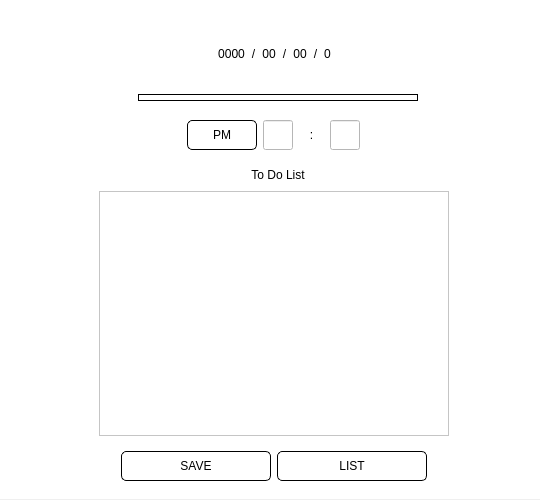
<?xml version="1.0" encoding="UTF-8"?>
<ui version="4.0">
 <class>sub</class>
 <widget class="QWidget" name="sub">
  <property name="geometry">
   <rect>
    <x>0</x>
    <y>0</y>
    <width>540</width>
    <height>500</height>
   </rect>
  </property>
  <property name="minimumSize">
   <size>
    <width>540</width>
    <height>500</height>
   </size>
  </property>
  <property name="maximumSize">
   <size>
    <width>540</width>
    <height>500</height>
   </size>
  </property>
  <property name="windowTitle">
   <string>Form</string>
  </property>
  <widget class="QFrame" name="verticalFrame">
   <property name="geometry">
    <rect>
     <x>-1</x>
     <y>-1</y>
     <width>550</width>
     <height>500</height>
    </rect>
   </property>
   <property name="styleSheet">
    <string notr="true">background-color: rgb(255, 255, 255);</string>
   </property>
   <layout class="QVBoxLayout" name="verticalLayout">
    <item>
     <spacer name="verticalSpacer">
      <property name="orientation">
       <enum>Qt::Vertical</enum>
      </property>
      <property name="sizeHint" stdset="0">
       <size>
        <width>20</width>
        <height>40</height>
       </size>
      </property>
     </spacer>
    </item>
    <item alignment="Qt::AlignHCenter">
     <widget class="QFrame" name="horizontalFrame_4">
      <property name="minimumSize">
       <size>
        <width>350</width>
        <height>50</height>
       </size>
      </property>
      <property name="maximumSize">
       <size>
        <width>350</width>
        <height>50</height>
       </size>
      </property>
      <property name="styleSheet">
       <string notr="true">background-color: rgb(255, 255, 255);</string>
      </property>
      <layout class="QHBoxLayout" name="horizontalLayout_6">
       <item>
        <spacer name="horizontalSpacer">
         <property name="orientation">
          <enum>Qt::Horizontal</enum>
         </property>
         <property name="sizeHint" stdset="0">
          <size>
           <width>50</width>
           <height>50</height>
          </size>
         </property>
        </spacer>
       </item>
       <item>
        <widget class="QLabel" name="text_year">
         <property name="styleSheet">
          <string notr="true">font: 81 12pt &quot;나눔스퀘어 Bold&quot;;</string>
         </property>
         <property name="text">
          <string>0000</string>
         </property>
         <property name="alignment">
          <set>Qt::AlignCenter</set>
         </property>
        </widget>
       </item>
       <item>
        <widget class="QLabel" name="year_label">
         <property name="styleSheet">
          <string notr="true">font: 81 12pt &quot;나눔스퀘어&quot;;</string>
         </property>
         <property name="text">
          <string>/</string>
         </property>
         <property name="alignment">
          <set>Qt::AlignCenter</set>
         </property>
        </widget>
       </item>
       <item>
        <widget class="QLabel" name="text_month">
         <property name="styleSheet">
          <string notr="true">font: 81 12pt &quot;나눔스퀘어 Bold&quot;;</string>
         </property>
         <property name="text">
          <string>00</string>
         </property>
         <property name="alignment">
          <set>Qt::AlignCenter</set>
         </property>
        </widget>
       </item>
       <item>
        <widget class="QLabel" name="month_label">
         <property name="styleSheet">
          <string notr="true">font: 81 12pt &quot;나눔스퀘어&quot;;</string>
         </property>
         <property name="text">
          <string>/</string>
         </property>
         <property name="alignment">
          <set>Qt::AlignCenter</set>
         </property>
        </widget>
       </item>
       <item>
        <widget class="QLabel" name="text_day">
         <property name="styleSheet">
          <string notr="true">font: 81 12pt &quot;나눔스퀘어 Bold&quot;;</string>
         </property>
         <property name="text">
          <string>00</string>
         </property>
         <property name="alignment">
          <set>Qt::AlignCenter</set>
         </property>
        </widget>
       </item>
       <item>
        <widget class="QLabel" name="day_label">
         <property name="styleSheet">
          <string notr="true">font: 81 12pt &quot;나눔스퀘어&quot;;</string>
         </property>
         <property name="text">
          <string>/</string>
         </property>
         <property name="alignment">
          <set>Qt::AlignCenter</set>
         </property>
        </widget>
       </item>
       <item>
        <widget class="QLabel" name="text_week">
         <property name="styleSheet">
          <string notr="true">font: 81 12pt &quot;나눔스퀘어 Bold&quot;;</string>
         </property>
         <property name="text">
          <string>0</string>
         </property>
         <property name="alignment">
          <set>Qt::AlignCenter</set>
         </property>
        </widget>
       </item>
       <item>
        <spacer name="horizontalSpacer_2">
         <property name="orientation">
          <enum>Qt::Horizontal</enum>
         </property>
         <property name="sizeHint" stdset="0">
          <size>
           <width>50</width>
           <height>50</height>
          </size>
         </property>
        </spacer>
       </item>
      </layout>
     </widget>
    </item>
    <item alignment="Qt::AlignHCenter">
     <widget class="QFrame" name="horizontalFrame_1">
      <property name="minimumSize">
       <size>
        <width>540</width>
        <height>20</height>
       </size>
      </property>
      <property name="maximumSize">
       <size>
        <width>540</width>
        <height>20</height>
       </size>
      </property>
      <property name="styleSheet">
       <string notr="true">background-color: rgb(255, 255, 255);</string>
      </property>
      <layout class="QHBoxLayout" name="horizontalLayout_3">
       <item>
        <widget class="QLabel" name="color_line_2">
         <property name="minimumSize">
          <size>
           <width>280</width>
           <height>7</height>
          </size>
         </property>
         <property name="maximumSize">
          <size>
           <width>280</width>
           <height>7</height>
          </size>
         </property>
         <property name="styleSheet">
          <string notr="true">background-color: rgb(255, 255, 255);
border-radius: 5px;
border-style: solid;
border-width: 1px;
border-color: rgb(0, 0, 0);</string>
         </property>
         <property name="text">
          <string/>
         </property>
        </widget>
       </item>
      </layout>
     </widget>
    </item>
    <item alignment="Qt::AlignHCenter">
     <widget class="QFrame" name="horizontalFrame_2">
      <property name="maximumSize">
       <size>
        <width>540</width>
        <height>50</height>
       </size>
      </property>
      <property name="styleSheet">
       <string notr="true">background-color: rgb(255, 255, 255);</string>
      </property>
      <layout class="QHBoxLayout" name="horizontalLayout_4">
       <item>
        <spacer name="horizontalSpacer_5">
         <property name="orientation">
          <enum>Qt::Horizontal</enum>
         </property>
         <property name="sizeHint" stdset="0">
          <size>
           <width>20</width>
           <height>20</height>
          </size>
         </property>
        </spacer>
       </item>
       <item>
        <widget class="QPushButton" name="am_or_pm_toggle_button">
         <property name="minimumSize">
          <size>
           <width>70</width>
           <height>30</height>
          </size>
         </property>
         <property name="maximumSize">
          <size>
           <width>70</width>
           <height>30</height>
          </size>
         </property>
         <property name="styleSheet">
          <string notr="true">font: 75 10pt &quot;나눔스퀘어 Bold&quot;;
background-color: rgb(255, 255, 255);
border-radius: 5px;
border-style: solid;
border-width: 1px;
border-color: rgb(0, 0, 0);</string>
         </property>
         <property name="text">
          <string>PM</string>
         </property>
        </widget>
       </item>
       <item>
        <widget class="QLineEdit" name="set_time_hours">
         <property name="minimumSize">
          <size>
           <width>30</width>
           <height>30</height>
          </size>
         </property>
         <property name="maximumSize">
          <size>
           <width>30</width>
           <height>30</height>
          </size>
         </property>
        </widget>
       </item>
       <item>
        <widget class="QLabel" name="colon_label">
         <property name="minimumSize">
          <size>
           <width>25</width>
           <height>20</height>
          </size>
         </property>
         <property name="maximumSize">
          <size>
           <width>25</width>
           <height>30</height>
          </size>
         </property>
         <property name="styleSheet">
          <string notr="true">font: 75 9pt &quot;나눔바른펜&quot;;</string>
         </property>
         <property name="text">
          <string>:</string>
         </property>
         <property name="alignment">
          <set>Qt::AlignCenter</set>
         </property>
        </widget>
       </item>
       <item>
        <widget class="QLineEdit" name="set_time_minutes">
         <property name="minimumSize">
          <size>
           <width>30</width>
           <height>30</height>
          </size>
         </property>
         <property name="maximumSize">
          <size>
           <width>30</width>
           <height>30</height>
          </size>
         </property>
        </widget>
       </item>
       <item>
        <spacer name="horizontalSpacer_6">
         <property name="orientation">
          <enum>Qt::Horizontal</enum>
         </property>
         <property name="sizeHint" stdset="0">
          <size>
           <width>20</width>
           <height>20</height>
          </size>
         </property>
        </spacer>
       </item>
      </layout>
     </widget>
    </item>
    <item alignment="Qt::AlignHCenter|Qt::AlignVCenter">
     <widget class="QLabel" name="set_task_text_label">
      <property name="minimumSize">
       <size>
        <width>540</width>
        <height>20</height>
       </size>
      </property>
      <property name="maximumSize">
       <size>
        <width>540</width>
        <height>20</height>
       </size>
      </property>
      <property name="styleSheet">
       <string notr="true">font: 75 9pt &quot;나눔바른펜&quot;;</string>
      </property>
      <property name="text">
       <string>To Do List</string>
      </property>
      <property name="alignment">
       <set>Qt::AlignCenter</set>
      </property>
     </widget>
    </item>
    <item alignment="Qt::AlignHCenter|Qt::AlignVCenter">
     <widget class="QTextEdit" name="set_task_text">
      <property name="minimumSize">
       <size>
        <width>350</width>
        <height>245</height>
       </size>
      </property>
      <property name="maximumSize">
       <size>
        <width>350</width>
        <height>245</height>
       </size>
      </property>
      <property name="styleSheet">
       <string notr="true">font: 75 10pt &quot;나눔스퀘어&quot;;</string>
      </property>
     </widget>
    </item>
    <item alignment="Qt::AlignHCenter|Qt::AlignVCenter">
     <widget class="QFrame" name="horizontalFrame_3">
      <property name="maximumSize">
       <size>
        <width>540</width>
        <height>50</height>
       </size>
      </property>
      <property name="styleSheet">
       <string notr="true">background-color: rgb(255, 255, 255);</string>
      </property>
      <layout class="QHBoxLayout" name="horizontalLayout_5">
       <item>
        <widget class="QPushButton" name="task_save_button">
         <property name="minimumSize">
          <size>
           <width>150</width>
           <height>30</height>
          </size>
         </property>
         <property name="maximumSize">
          <size>
           <width>150</width>
           <height>30</height>
          </size>
         </property>
         <property name="styleSheet">
          <string notr="true">font: 75 10pt &quot;나눔스퀘어 Bold&quot;;
background-color: rgb(255, 255, 255);
border-radius: 5px;
border-style: solid;
border-width: 1px;
border-color: rgb(0, 0, 0);</string>
         </property>
         <property name="text">
          <string>SAVE</string>
         </property>
        </widget>
       </item>
       <item>
        <widget class="QPushButton" name="see_task_list_button">
         <property name="minimumSize">
          <size>
           <width>150</width>
           <height>30</height>
          </size>
         </property>
         <property name="maximumSize">
          <size>
           <width>150</width>
           <height>30</height>
          </size>
         </property>
         <property name="styleSheet">
          <string notr="true">font: 75 10pt &quot;나눔스퀘어 Bold&quot;;
background-color: rgb(255, 255, 255);
border-radius: 5px;
border-style: solid;
border-width: 1px;
border-color: rgb(0, 0, 0);</string>
         </property>
         <property name="text">
          <string>LIST</string>
         </property>
        </widget>
       </item>
      </layout>
     </widget>
    </item>
   </layout>
  </widget>
 </widget>
 <resources/>
 <connections/>
</ui>
